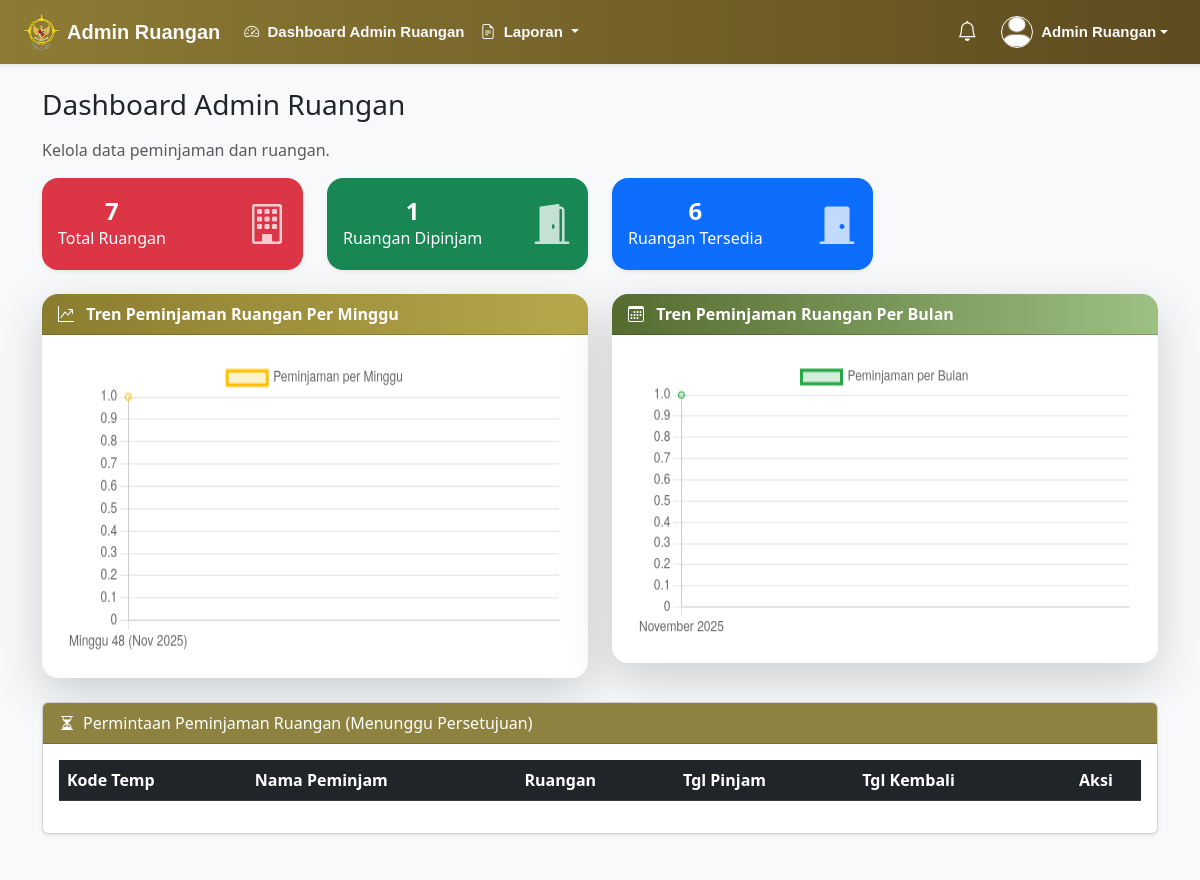
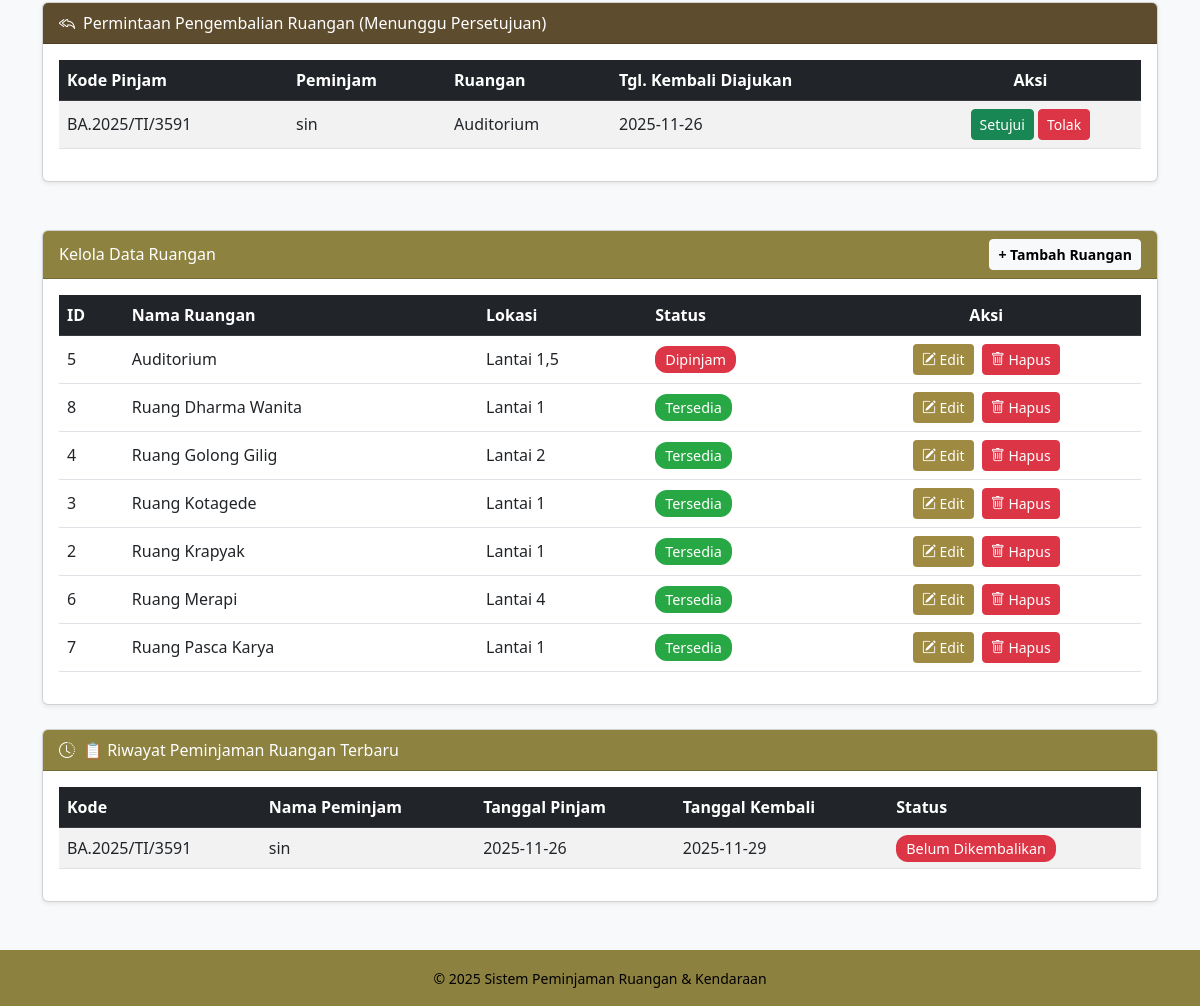
Screenshot of /modules/admin/admin_ruangan.php (signed in) with the database file from the repository (2 pictures, top to bottom).
### tables this page shows
CREATE TABLE `peminjaman` (
  `id` int(11) NOT NULL,
  `kode_peminjaman` varchar(50) DEFAULT NULL,
  `id_user` int(11) DEFAULT NULL,
  `jenis` enum('ruangan','kendaraan') NOT NULL,
  `id_item` int(11) NOT NULL,
  `tanggal_pinjam` date DEFAULT NULL,
  `tanggal_kembali` date DEFAULT NULL,
  `status` enum('pending_return','pending','approved','rejected','dipinjam','dikembalikan') DEFAULT 'pending',
  `keterangan_user` text DEFAULT NULL,
  `lo` varchar(100) DEFAULT NULL,
  `created_at` timestamp NOT NULL DEFAULT current_timestamp(),
  `tanggal_kembali_aktual` date DEFAULT NULL
);

CREATE TABLE `user` (
  `id` int(11) NOT NULL,
  `nama` varchar(100) NOT NULL,
  `username` varchar(50) NOT NULL,
  `password` varchar(255) NOT NULL,
  `role` enum('super_admin','admin_ruangan','admin_kendaraan','user') DEFAULT 'user',
  `created_at` timestamp NOT NULL DEFAULT current_timestamp(),
  `nip` varchar(30) DEFAULT NULL
);

CREATE TABLE `ruangan` (
  `id` int(11) NOT NULL,
  `nama_ruangan` varchar(100) NOT NULL,
  `lokasi` varchar(100) DEFAULT NULL,
  `kapasitas` int(11) DEFAULT NULL,
  `status` enum('tersedia','dipinjam') DEFAULT 'tersedia',
  `keterangan` text DEFAULT NULL,
  `foto` varchar(255) DEFAULT NULL
);

### modules/admin/admin_ruangan.php (the view, shortened to what this page needs)
<?php
include("../../includes/header.php");
include("../../includes/navbar.php");
$totalRuangan = $con->query("SELECT COUNT(*) AS total FROM ruangan")->fetch_assoc()['total'];
$ruanganDipinjam = $con->query("SELECT COUNT(*) AS total FROM ruangan WHERE status='dipinjam'")->fetch_assoc()['total'];
$ruanganTersedia = $con->query("SELECT COUNT(*) AS total FROM ruangan WHERE status='tersedia'")->fetch_assoc()['total'];
$peminjamanPerBulan = $con->query("
    SELECT DATE_FORMAT(tanggal_pinjam, '%M %Y') AS bulan, COUNT(*) AS total
    FROM peminjaman
    WHERE jenis = 'ruangan'
    GROUP BY DATE_FORMAT(tanggal_pinjam, '%Y-%m')
    ORDER BY MIN(tanggal_pinjam)
");
$lineLabels = [];
$lineData = [];
while ($r = $peminjamanPerBulan->fetch_assoc()) {
    $lineLabels[] = $r['bulan'];
    $lineData[] = (int)$r['total'];
}
$peminjamanPerMinggu = $con->query("
    SELECT
        YEAR(tanggal_pinjam) AS tahun,
        WEEK(tanggal_pinjam, 1) AS minggu_ke,
        CONCAT('Minggu ', WEEK(tanggal_pinjam, 1), ' (', DATE_FORMAT(tanggal_pinjam, '%b %Y'), ')') AS label,
        COUNT(*) AS total
    FROM peminjaman
    WHERE jenis = 'ruangan'
    GROUP BY tahun, minggu_ke
    ORDER BY tahun, minggu_ke
");
$labels = [];
$totals = [];
while ($row = $peminjamanPerMinggu->fetch_assoc()) {
    $labels[] = $row['label'];
    $totals[] = (int)$row['total'];
}
?>
<div class="container mt-4">
    <h3 class="mb-3">Dashboard Admin Ruangan</h3>
    <p class="text-muted">Kelola data peminjaman dan ruangan.</p>
<div class="row text-center mb-4 g-4">
    <div class="col-md-3">
        <div class="card text-white bg-danger shadow-sm border-0 rounded-4">
            <div class="card-body d-flex justify-content-between align-items-center">
                <div>
                    <h4 class="fw-bold mb-0"><?= $totalRuangan; ?></h4>
                    <p class="mb-0">Total Ruangan</p>
                </div>
                <i class="bi bi-building fs-1 opacity-75"></i>
            </div>
        </div>
    </div>
    <div class="col-md-3">
        <div class="card text-white bg-success shadow-sm border-0 rounded-4">
            <div class="card-body d-flex justify-content-between align-items-center">
                <div>
                    <h4 class="fw-bold mb-0"><?= $ruanganDipinjam; ?></h4>
                    <p class="mb-0">Ruangan Dipinjam</p>
                </div>
                <i class="bi bi-door-open-fill fs-1 opacity-75"></i>
            </div>
        </div>
    </div>
    <div class="col-md-3">
        <div class="card text-white bg-primary shadow-sm border-0 rounded-4">
            <div class="card-body d-flex justify-content-between align-items-center">
                <div>
                    <h4 class="fw-bold mb-0"><?= $ruanganTersedia; ?></h4>
                    <p class="mb-0">Ruangan Tersedia</p>
                </div>
                <i class="bi bi-door-closed-fill fs-1 opacity-75"></i>
            </div>
        </div>
    </div>
</div>
    <div class="row mb-4 g-4">
    <div class="col-md-6">
        <div class="card border-0 shadow-lg rounded-4 overflow-hidden">
            <div class="card-header text-white fw-semibold" style="background: linear-gradient(90deg, #8b7d2f, #b6a84c);">
                <i class="bi bi-graph-up-arrow me-2"></i> Tren Peminjaman Ruangan Per Minggu
            </div>
            <div class="card-body p-4">
                <canvas id="lineChartRuanganMinggu" style="min-height: 295px;"></canvas>
            </div>
        </div>
    </div>
    <div class="col-md-6">
        <div class="card border-0 shadow-lg rounded-4 overflow-hidden">
            <div class="card-header text-white fw-semibold" style="background: linear-gradient(90deg, #556b2f, #9dc183);">
                <i class="bi bi-calendar3 me-2"></i> Tren Peminjaman Ruangan Per Bulan
            </div>
            <div class="card-body p-4">
                <canvas id="lineChartRuanganBulan" style="min-height: 280px;"></canvas>
            </div>
        </div>
    </div>
    </div>
    <div class="card shadow-sm mb-5">
        <div class="card-header text-white d-flex align-items-center" style="background-color: #746616cf;">
            <i class="bi bi-hourglass-split me-2"></i>
            <span>Permintaan Peminjaman Ruangan (Menunggu Persetujuan)</span>
        </div>
        <div class="card-body table-responsive">
            <table class="table table-striped table-hover align-middle">
                <thead class="table-dark">
                    <tr>
                        <th>Kode Temp</th>
                        <th>Nama Peminjam</th>
                        <th>Ruangan</th>
                        <th>Tgl Pinjam</th>
                        <th>Tgl Kembali</th>
                        <th class="text-center">Aksi</th>
                    </tr>
                </thead>
            </table>
        </div>
    </div>
    <div class="card shadow-sm mb-5">
        <div class="card-header text-white d-flex align-items-center" style="background-color: #5e4c2e;">
            <i class="bi bi-reply-all me-2"></i>
            <span>Permintaan Pengembalian Ruangan (Menunggu Persetujuan)</span>
        </div>
        <div class="card-body table-responsive">
            <?php
            $pendingReturn = $con->prepare("
            SELECT p.id, p.kode_peminjaman, p.tanggal_kembali_aktual,
            u.nama AS peminjam, k.nama_ruangan
            FROM peminjaman p
            JOIN user u ON p.id_user = u.id
            JOIN ruangan k ON p.id_item = k.id
            WHERE p.jenis = 'ruangan'
            AND p.status = ''
            ORDER BY p.tanggal_kembali ASC
            ");
            $pendingReturn->execute();
            $result = $pendingReturn->get_result();
            ?>
            <table class="table table-striped table-hover align-middle">
                <thead class="table-dark">
                    <tr>
                        <th>Kode Pinjam</th>
                        <th>Peminjam</th>
                        <th>Ruangan</th>
                        <th>Tgl. Kembali Diajukan</th>
                        <th class="text-center">Aksi</th>
                    </tr>
                </thead>
                <tbody>
                    <?php while ($r = $result->fetch_assoc()): ?>
                        <tr>
                            <td><?= htmlspecialchars($r['kode_peminjaman']) ?></td>
                            <td><?= htmlspecialchars($r['peminjam']) ?></td>
                            <td><?= htmlspecialchars($r['nama_ruangan']) ?></td>
                            <td><?= htmlspecialchars($r['tanggal_kembali_aktual']) ?></td>
                            <td class="text-center">
                                <a href="kembali_ruangan.php?id=<?= $r['id'] ?>&action=approve"
                                class="btn btn-sm btn-success"
                                onclick="return confirm('Setujui pengembalian kendaraan ini?')">
                                Setujui
                                </a>
                                <a href="kembali_ruangan.php?id=<?= $r['id'] ?>&action=reject"
                                class="btn btn-sm btn-danger"
                                onclick="return confirm('Tolak pengembalian ini?')">
                                Tolak
                                </a>
                            </td>
                        </tr>
                    <?php endwhile; ?>
                </tbody>
            </table>
        </div>
    </div>
    <div class="card shadow-sm mb-4">
        <div class="card-header text-white d-flex justify-content-between align-items-center" style="background-color: #746616cf">
            <span>Kelola Data Ruangan</span>
            <a href="../../pages/ruangan_crud.php" class="btn btn-sm btn-light fw-semibold">+ Tambah Ruangan</a>
        </div>
        <div class="card-body">
            <table class="table table-hover align-middle">
                <thead class="table-dark">
                    <tr><th>ID</th><th>Nama Ruangan</th><th>Lokasi</th><th>Status</th><th class="text-center">Aksi</th></tr>
                </thead>
                <tbody>
                    <?php
                    $ruangan = $con->query("SELECT * FROM ruangan ORDER BY nama_ruangan ASC");
                    while ($r = $ruangan->fetch_assoc()):
                    ?>
                    <tr>
                        <td><?= $r['id']; ?></td>
                        <td><?= htmlspecialchars($r['nama_ruangan']); ?></td>
                        <td><?= htmlspecialchars($r['lokasi']); ?></td>
                        <td>
                            <?php if ($r['status'] == 'tersedia'): ?>
                                <span class="status-label tersedia">Tersedia</span>
                            <?php else: ?>
                                <span class="status-label dipinjam">Dipinjam</span>
                            <?php endif; ?>
                        </td>
                        <td class="text-center">
                            <a href="../../pages/ruangan_crud.php?edit=<?= $r['id']; ?>" class="btn btn-sm me-1" style="background-color: #9e8a40ff; color: #ffffffff;">
                                <i class="bi bi-pencil-square"></i> Edit
                            </a>
                            <a href="../../pages/ruangan_crud.php?hapus=<?= $r['id']; ?>"
                               class="btn btn-sm btn-danger"
                               onclick="return confirm('Hapus ruangan ini?')">
                               <i class="bi bi-trash"></i> Hapus
                            </a>
                        </td>
                    </tr>
                    <?php endwhile; ?>
                </tbody>
            </table>
        </div>
    </div>
    <div class="card shadow-sm mb-5">
        <div class="card-header text-white d-flex align-items-center" style="background-color: #746616cf;">
            <i class="bi bi-clock-history me-2"></i>
            <span>📋 Riwayat Peminjaman Ruangan Terbaru</span>
        </div>
        <div class="card-body table-responsive">
            <?php
            $result = $con->query("
                SELECT p.*, u.nama
                FROM peminjaman p
                JOIN user u ON p.id_user = u.id
                WHERE jenis = 'ruangan'
                ORDER BY p.created_at DESC
                LIMIT 10
            ");
            ?>
            <table class="table table-striped table-hover align-middle">
                <thead class="table-dark">
                    <tr>
                        <th>Kode</th>
                        <th>Nama Peminjam</th>
                        <th>Tanggal Pinjam</th>
                        <th>Tanggal Kembali</th>
                        <th>Status</th>
                    </tr>
                </thead>
                <tbody>
                    <?php while ($row = $result->fetch_assoc()): ?>
                        <tr>
                            <td><?= htmlspecialchars($row['kode_peminjaman']); ?></td>
                            <td><?= htmlspecialchars($row['nama']); ?></td>
                            <td><?= htmlspecialchars($row['tanggal_pinjam']); ?></td>
                            <td><?= htmlspecialchars($row['tanggal_kembali'] ?? '-'); ?></td>
                            <td>
                                <?php if ($row['status'] === 'dipinjam' || $row['status'] === ''): ?>
                                    <span class="status-label pinjam">Belum Dikembalikan</span>
                                <?php else: ?>
                                    <span class="status-label kembali">Sudah Dikembalikan</span>
                                <?php endif; ?>
                            </td>
                        </tr>
                    <?php endwhile; ?>
                </tbody>
            </table>
        </div>
    </div>
</div>
<script>
const ctxLineBulan = document.getElementById('lineChartRuanganBulan').getContext('2d');
new Chart(ctxLineBulan, {
    type: 'line',
    data: {
        labels: <?= json_encode($lineLabels) ?>,
        datasets: [{
            label: 'Peminjaman per Bulan',
            data: <?= json_encode($lineData) ?>,
            fill: true,
            borderColor: '#28a745',
            backgroundColor: 'rgba(40,167,69,0.2)',
            tension: 0.3
        }]
    },
    options: {
        scales: { y: { beginAtZero: true } },
        plugins: { legend: { display: true } }
    }
});
const ctxLineMinggu = document.getElementById('lineChartRuanganMinggu').getContext('2d');
new Chart(ctxLineMinggu, {
    type: 'line',
    data: {
        labels: <?= json_encode($labels) ?>,
        datasets: [{
            label: 'Peminjaman per Minggu',
            data: <?= json_encode($totals) ?>,
            fill: true,
            borderColor: '#ffc107',
            backgroundColor: 'rgba(255,193,7,0.2)',
            tension: 0.3
        }]
    },
    options: {
        scales: { y: { beginAtZero: true } },
        plugins: { legend: { display: true } }
    }
});
</script>
<?php include("../../includes/footer.php"); ?>

### modules/admin/admin_ruangan.php (style rules this page uses)
#lineChartRuanganMinggu { max-width: 500px; height: 250px; margin: 0 auto; }
.status-label.tersedia { background-color: #28a745; color: white; padding: 4px 10px; border-radius: 12px; font-size: 0.9em; }
.status-label.dipinjam { background-color: #dc3545; color: white; padding: 4px 10px; border-radius: 12px; font-size: 0.9em; }
.status-label.pinjam { background-color: #dc3545; color: white; padding: 4px 10px; border-radius: 12px; font-size: 0.9em; }

### rows the page displays
peminjaman: kode_peminjaman "BA.2025/TI/3591", id_user.nama "sin", ruangan.nama_ruangan "Auditorium", tanggal_kembali_aktual "2025-11-26", tanggal_pinjam "2025-11-26", tanggal_kembali "2025-11-29", status "Belum Dikembalikan"
ruangan: id "5", nama_ruangan "Auditorium", lokasi "Lantai 1,5", status "Dipinjam"
ruangan: id "8", nama_ruangan "Ruang Dharma Wanita", lokasi "Lantai 1", status "Tersedia"
ruangan: id "4", nama_ruangan "Ruang Golong Gilig", lokasi "Lantai 2", status "Tersedia"
ruangan: id "3", nama_ruangan "Ruang Kotagede", lokasi "Lantai 1", status "Tersedia"
ruangan: id "2", nama_ruangan "Ruang Krapyak", lokasi "Lantai 1", status "Tersedia"
ruangan: id "6", nama_ruangan "Ruang Merapi", lokasi "Lantai 4", status "Tersedia"
ruangan: id "7", nama_ruangan "Ruang Pasca Karya", lokasi "Lantai 1", status "Tersedia"

### other values shown
$systemTitle "Admin Ruangan"
$label "Dashboard Admin Ruangan"
$nama "Admin Ruangan"
$totalRuangan "7"
$ruanganDipinjam "1"
$ruanganTersedia "6"
chart data {{ json_encode($lineData) }} [1]
chart data {{ json_encode($totals) }} [1]
